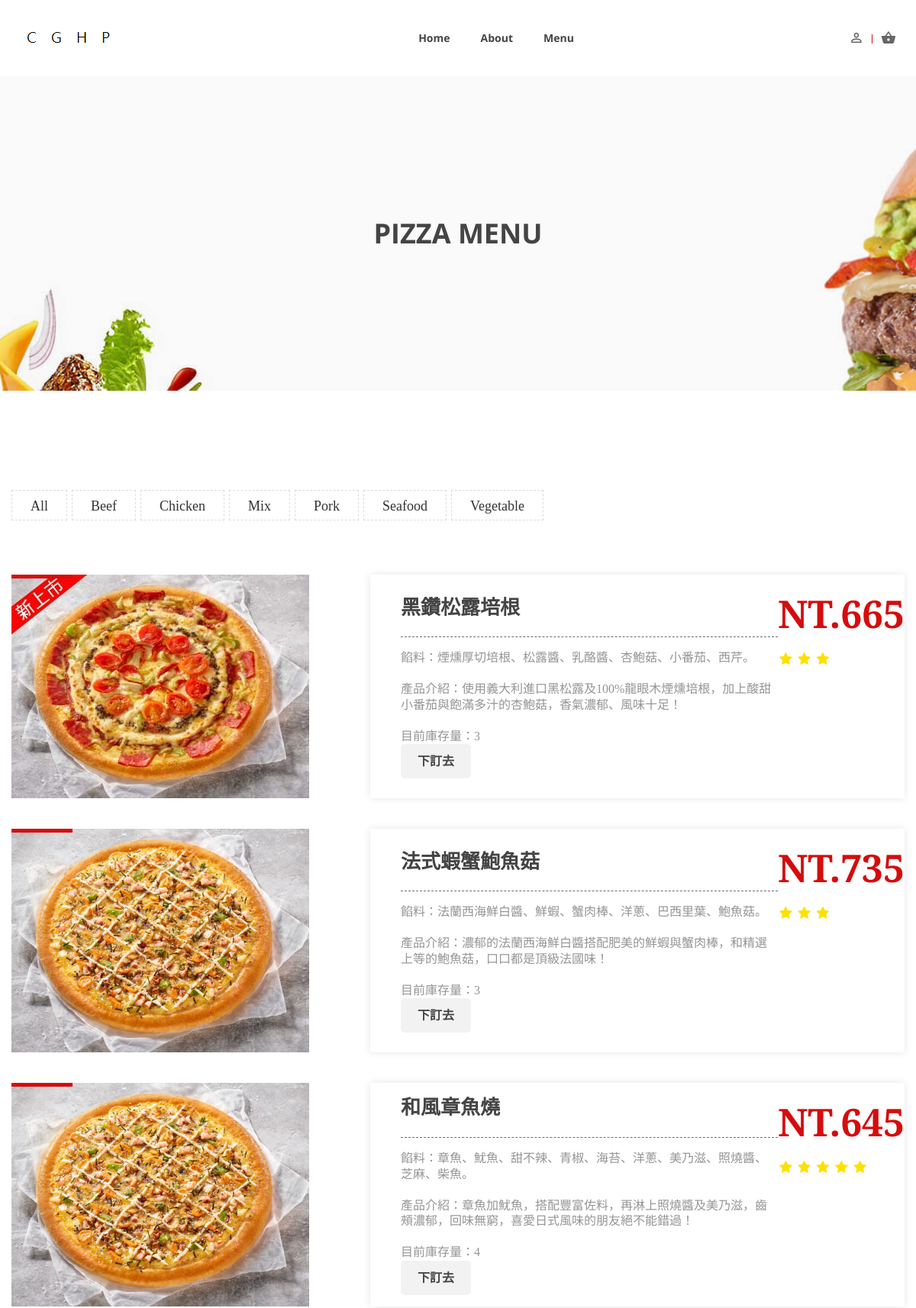
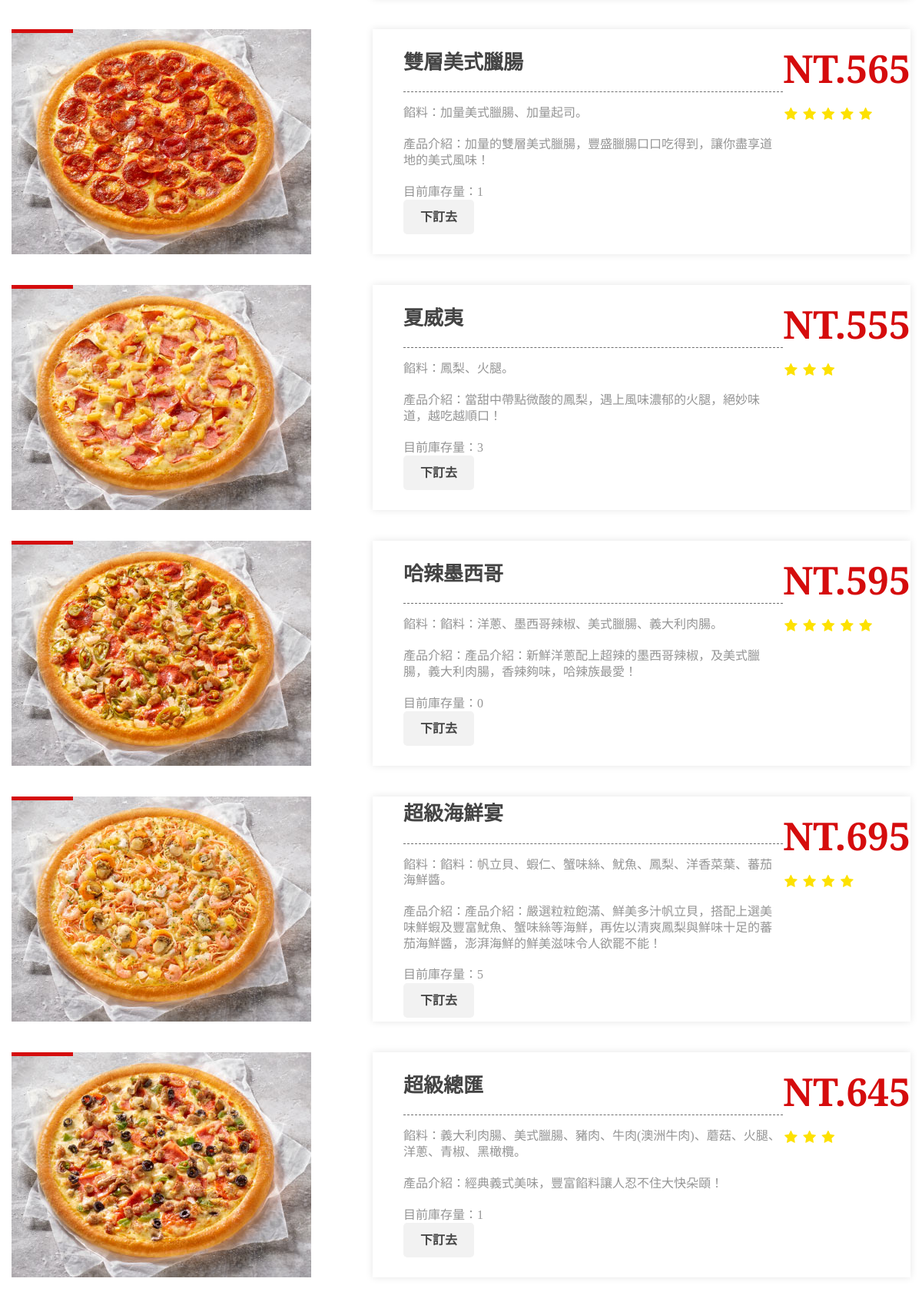
The app's page /menu/ (upper part) with its own data (2 pictures, top to bottom).
### PSMS/models.py (models this page shows, shortened)
class Pizza(models.Model):
    pizza_no = models.AutoField(
        verbose_name='披薩編號', primary_key=True, null=False)
    slug = models.SlugField(max_length=128,default='0')
    name = models.CharField(
        verbose_name='披薩名稱', max_length=20, null=False)
    element = models.TextField(
        verbose_name='披薩餡料', null=True)
    description = models.TextField(
        verbose_name='披薩描述', max_length=50)
    price = models.PositiveIntegerField(
        verbose_name='披薩價格', null=False)
    size = models.CharField(
        verbose_name='披薩尺寸', max_length=2, null=False)
    cost = models.PositiveIntegerField(
        verbose_name='披薩成本', null=False)
    in_stock = models.PositiveIntegerField(
        verbose_name='披薩庫存量', null=False)
    sales_volume = models.PositiveIntegerField(
        verbose_name='披薩銷售量', null=False, default=0)
    click_count = models.PositiveIntegerField(
        verbose_name='披薩點擊量', null=False, default=0)
    kind_chose = (
        ('Beef', '牛肉'),
        ('Chicken', '雞肉'),
        ('Mix', '混合'),
        ('Pork', '豬肉'),
        ('Seafood', '海鮮'),
        ('Vegetable', '蔬菜')
    )
    kind = models.CharField(
        verbose_name='種類', choices=kind_chose, max_length=10, null=True)
    stars = models.DecimalField(
        verbose_name='披薩評分', max_digits=1, decimal_places=0, null=False,
        validators=[MinValueValidator(1, '最低1分'), MaxValueValidator(5, '最多5分')])
    pic = models.ImageField(upload_to='pizza-imgae/', null=True)
    available = models.BooleanField(verbose_name='上架',default=False)
    def starsCounter(self):
        return range(int(self.stars))

### PSMS/views.py (the view)
# urls.py: path('menu/', include('PSMS.urls')),
def menu(request):
    pizzas = Pizza.objects.all()
    return render(request, 'menu-list.html', {'pizzas':pizzas})

### PSMS/templatetags/starsCount.py (called while the page is built)
@register.filter
def starsCount(pizza):
    return pizza.starsCounter()

### SCS/context_processors.py (called while the page is built)
def cart(request):
    return {'cart': Cart(request)}

### templates/menu-list.html (shortened to what this page needs)
{% extends 'base.html' %}
{% load static %}
{% load starsCount %}
{% block content %}
<div class="ht__bradcaump__area bg-image--18">
  <div class="ht__bradcaump__wrap d-flex align-items-center">
    <div class="container">
      <div class="row">
        <div class="col-lg-12 col-md-12 col-sm-12">
          <div class="bradcaump__inner text-center">
            <h2 class="bradcaump-title">Pizza MENU</h2>
          </div>
        </div>
      </div>
    </div>
  </div>
</div>
<section class="food__menu__grid__area section-padding--lg">
  <div class="container">
    <div class="row">
      <div class="col-lg-12">
        <div class="food__nav nav nav-tabs" role="tablist">
          <a class="active" id="nav-all-tab" data-toggle="tab" href="#nav-all" role="tab">All</a>
          <a id="nav-Beef-tab" data-toggle="tab" href="#nav-Beef" role="tab">Beef</a>
          <a id="nav-Chicken-tab" data-toggle="tab" href="#nav-Chicken" role="tab">Chicken</a>
          <a id="nav-Mix-tab" data-toggle="tab" href="#nav-Mix" role="tab">Mix</a>
          <a id="nav-Pork-tab" data-toggle="tab" href="#nav-Pork" role="tab">Pork</a>
          <a id="nav-Seafood-tab" data-toggle="tab" href="#nav-Seafood" role="tab">Seafood</a>
          <a id="nav-Vegetable-tab" data-toggle="tab" href="#nav-Vegetable" role="tab">Vegetable</a>
        </div>
      </div>
    </div>
    <div class="row mt--30">
      <div class="col-lg-12">
        <div class="fd__tab__content tab-content" id="nav-tabContent">
          <div class="food__list__tab__content tab-pane fade show active" id="nav-all" role="tabpanel">
            {%for pizza in pizzas%}
            <div class="single__food__list d-flex wow fadeInUp">
              <div class="food__list__thumb">
                <a href="{% url 'detail' no=pizza.pizza_no %}">
                  <img src="{{pizza.pic.url}}" alt="list food images">
                </a>
              </div>
              <div class="food__list__inner d-flex align-items-center justify-content-between">
                <div class="food__list__details">
                  <h2><a href="{% url 'detail' no=pizza.pizza_no %}">{{pizza.name}}</a></h2>
                  <h6>餡料：{{pizza.element}}</a></h6>
                  <h6>產品介紹：{{pizza.description}}</h6>
                  <h6>目前庫存量：{{pizza.in_stock}}</h6>
                  <div class="list__btn">
                    <a class="food__btn grey--btn theme--hover" href="{% url 'detail' no=pizza.pizza_no %}">下訂去</a>
                  </div>
                </div>
                <div class="food__rating">
                  <div class="list__food__prize">
                    <span>NT.{{pizza.price}}</span>
                  </div>
                  <ul class="rating">
                      {% for star in pizza|starsCount %}
                      <li><i class="fa fa-star" aria-hidden="true"></i></li>
                      {% endfor %}
                  </ul>
                </div>
              </div>
            </div>
            {%empty%}
            <p>本餐廳啥都沒賣！</p>
            {%endfor%}
          </div>
        </div>
      </div>
    </div>
  </div>
</section>
{% endblock %}

### records on screen
Pizza: pic (picture), name "黑鑽松露培根", element "煙燻厚切培根、松露醬、乳酪醬、杏鮑菇、小番茄、西芹。", description "使用義大利進口黑松露及100%龍眼木煙燻培根，加上酸甜小番茄與飽滿多汁的杏鮑菇，香氣濃郁、風味十足！", in_stock "3", price "665", stars 3 (drawn)
Pizza: pic (picture), name "法式蝦蟹鮑魚菇", element "法蘭西海鮮白醬、鮮蝦、蟹肉棒、洋蔥、巴西里葉、鮑魚菇。", description "濃郁的法蘭西海鮮白醬搭配肥美的鮮蝦與蟹肉棒，和精選上等的鮑魚菇，口口都是頂級法國味！", in_stock "3", price "735", stars 3 (drawn)
Pizza: pic (picture), name "和風章魚燒", element "章魚、魷魚、甜不辣、青椒、海苔、洋蔥、美乃滋、照燒醬、芝麻、柴魚。", description "章魚加魷魚，搭配豐富佐料，再淋上照燒醬及美乃滋，齒頰濃郁，回味無窮，喜愛日式風味的朋友絕不能錯過！", in_stock "4", price "645", stars 5 (drawn)
Pizza: pic (picture), name "雙層美式臘腸", element "加量美式臘腸、加量起司。", description "加量的雙層美式臘腸，豐盛臘腸口口吃得到，讓你盡享道地的美式風味！", in_stock "1", price "565", stars 5 (drawn)
Pizza: pic (picture), name "夏威夷", element "鳳梨、火腿。", description "當甜中帶點微酸的鳳梨，遇上風味濃郁的火腿，絕妙味道，越吃越順口！", in_stock "3", price "555", stars 3 (drawn)
Pizza: pic (picture), name "哈辣墨西哥", element "餡料：洋蔥、墨西哥辣椒、美式臘腸、義大利肉腸。", description "產品介紹：新鮮洋蔥配上超辣的墨西哥辣椒，及美式臘腸，義大利肉腸，香辣夠味，哈辣族最愛！", in_stock "0", price "595", stars 5 (drawn)
Pizza: pic (picture), name "超級海鮮宴", element "餡料：帆立貝、蝦仁、蟹味絲、魷魚、鳳梨、洋香菜葉、蕃茄海鮮醬。", description "產品介紹：嚴選粒粒飽滿、鮮美多汁帆立貝，搭配上選美味鮮蝦及豐富魷魚、蟹味絲等海鮮，再佐以清爽鳳梨與鮮味十足的蕃茄海鮮醬，澎湃海鮮的鮮美滋味令人欲罷不能！", in_stock "5", price "695", stars 4 (drawn)
Pizza: pic (picture), name "超級總匯", element "義大利肉腸、美式臘腸、豬肉、牛肉(澳洲牛肉)、蘑菇、火腿、洋蔥、青椒、黑橄欖。", description "經典義式美味，豐富餡料讓人忍不住大快朵頤！", in_stock "1", price "645", stars 3 (drawn)
